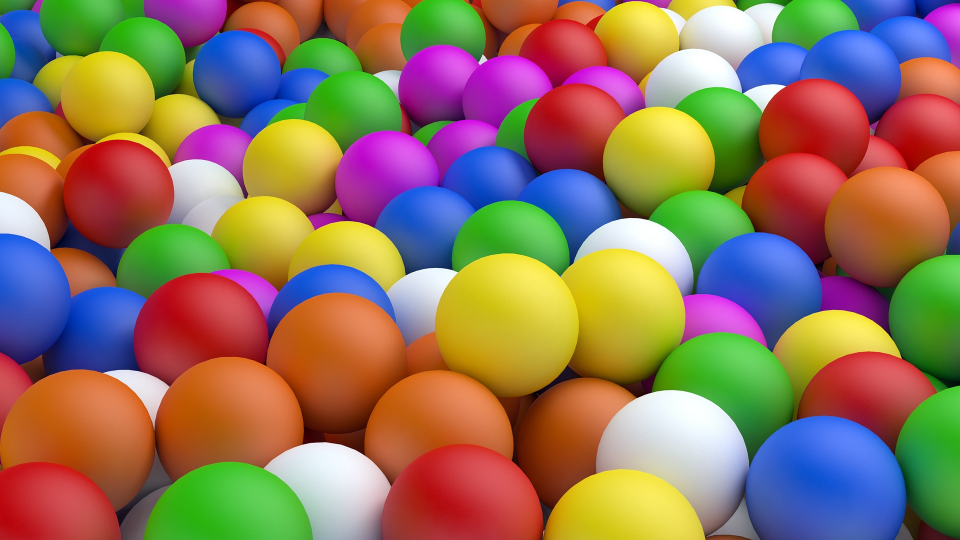
#> input picture sample/balls.jpg, 1920 x 1080 px, found by its file name (shown at 1/2 size)
$ python ball-detection.py
#> lines starting #> are read from the running program, lines starting #| are printed output that depends on the picture; after the words box and inside, x2 and y2 are one past the last pixel; in counts of white or black regions, pixels touching at a corner belong together
import cv2
import numpy as np


def nothing():
    pass


cv2.namedWindow('Tracking')
cv2.createTrackbar('LH', 'Tracking', 0, 255, nothing)
#> slider 'LH' is set to 51
cv2.createTrackbar('LS', 'Tracking', 0, 255, nothing)
#> slider 'LS' is set to 51
cv2.createTrackbar('LV', 'Tracking', 0, 255, nothing)
#> slider 'LV' is set to 51

cv2.createTrackbar('UH', 'Tracking', 255, 255, nothing)
cv2.createTrackbar('US', 'Tracking', 255, 255, nothing)
cv2.createTrackbar('UV', 'Tracking', 255, 255, nothing)


while True:
    frame = cv2.resize(cv2.imread(
        '/home/skyraider/Projects/Python/opencv/sample/balls.jpg'), (200, 240))
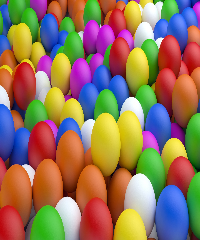
#> frame: shape (240, 200, 3); mean B, G, R 92.5, 117.2, 145.5

    # Changing the frame to HSV color space
    hsv = cv2.cvtColor(frame, cv2.COLOR_BGR2HSV)
#> hsv: shape (240, 200, 3); mean H, S, V 70.3, 178.6, 186.1

    # Getting the trackbar value
    l_h = cv2.getTrackbarPos('LH', 'Tracking')
    l_s = cv2.getTrackbarPos('LS', 'Tracking')
    l_v = cv2.getTrackbarPos('LV', 'Tracking')

    u_h = cv2.getTrackbarPos('UH', 'Tracking')
    u_s = cv2.getTrackbarPos('US', 'Tracking')
    u_v = cv2.getTrackbarPos('UV', 'Tracking')

    # Decalring the threshold for mask
    l_b = np.array([l_h, l_s, l_v])
    u_b = np.array([u_h, u_s, u_v])

    # Applying mask
    mask = cv2.inRange(hsv, l_b, u_b)
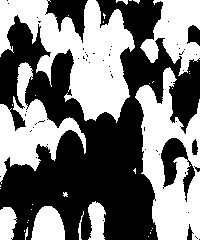
#> mask: shape (240, 200); 47.1% white; 35 white regions (25 under 20 px), largest, box (x1, y1, x2, y2) and area: (0, 0, 135, 123) 8048, (135, 67, 200, 240) 6230, (0, 62, 86, 184) 3683

    # Logiacl AND to get the ROI
    res = cv2.bitwise_and(frame, frame, mask=mask)
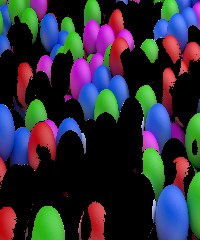
#> res: shape (240, 200, 3); mean B, G, R 56.4, 46.1, 47.3

    cv2.imshow('frame', frame)
    cv2.imshow('mask', mask)
    cv2.imshow('res', res)

    key = cv2.waitKey(0)
#> (key q is pressed here)
    print(key)
    if key == ord('q'):
        break

cv2.destroyAllWindows()
